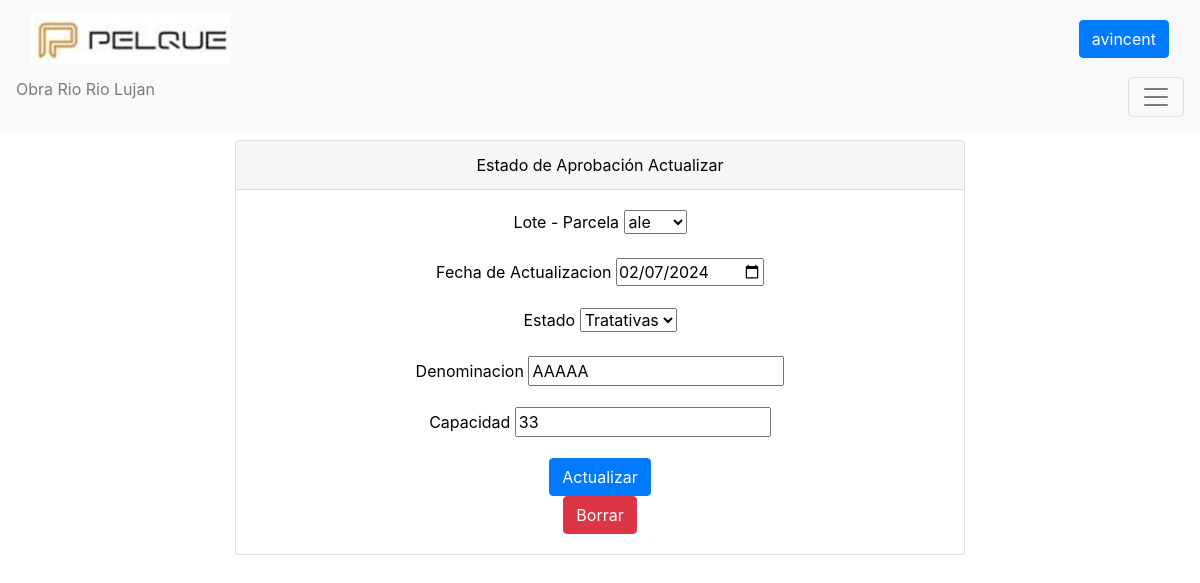
/RioLujan/update_Estado_De_Aprobacion/2/ (signed in), run on the app's committed database.
### RioLujan/models.py (models this page shows, shortened)
class Estado_De_Aprobacion(models.Model):
    lote= models.CharField(max_length=99, verbose_name="Lote - Parcela")
    actualizacion= models.DateField(verbose_name="Fecha de Actualizacion")
    estado= models.CharField(max_length=99, verbose_name="Estado")
    denominacion= models.CharField(max_length=99, verbose_name="Denominacion")
    capacidad= models.IntegerField(verbose_name="Capacidad")
    usuario = models.ForeignKey(User, on_delete=models.CASCADE, verbose_name="Ultima modificacion")

### RioLujan/views.py (the view)
# urls.py: path('update_Estado_De_Aprobacion/<int:estado_id>/', views.update_Estado_De_Aprobacion, name='update_Estado_De_Aprobacion'),
def update_Estado_De_Aprobacion (request, estado_id):
    Estado_De_Aprobacion_update = get_object_or_404(Estado_De_Aprobacion, id=estado_id)
    if request.method == "POST":
        formulario = RioLujan.forms.Estado_De_Aprobacion_Form(request.POST, request.FILES)
        if formulario.is_valid():
            info = formulario.cleaned_data
            Estado_De_Aprobacion_update.lote = info["lote"]
            Estado_De_Aprobacion_update.actualizacion = info["actualizacion"]
            Estado_De_Aprobacion_update.estado = info["estado"]
            Estado_De_Aprobacion_update.denominacion = info["denominacion"]
            Estado_De_Aprobacion_update.capacidad = info["capacidad"]
            Estado_De_Aprobacion_update.usuario=request.user
            Estado_De_Aprobacion_update.save()
            reseñas = Estado_De_Aprobacion.objects.all()
            return redirect('Estado_De_Aprobacion')
    else:
        formulario = RioLujan.forms.Estado_De_Aprobacion_Form(initial={
            "lote": Estado_De_Aprobacion_update.lote,
            "actualizacion": Estado_De_Aprobacion_update.actualizacion,
            "estado": Estado_De_Aprobacion_update.estado,
            "denominacion": Estado_De_Aprobacion_update.denominacion,
            "capacidad": Estado_De_Aprobacion_update.capacidad,
        })
    return render(request, "RioLujan/update_Estado_De_Aprobacion.html", {"form": formulario,'estado':Estado_De_Aprobacion_update})

### RioLujan/forms.py (shortened to what this page needs)
class Estado_De_Aprobacion_Form(forms.ModelForm):
    class Meta:
        model = Estado_De_Aprobacion
        fields = ['lote', 'actualizacion', 'estado', 'denominacion', 'capacidad']
        labels = {
            'lote': 'Lote - Parcela',
            'actualizacion': 'Fecha de Actualizacion',
            'estado': 'Estado',
            'denominacion': 'Denominacion',
            'capacidad': 'Capacidad'
        }
        widgets = {
            'actualizacion': forms.DateInput(attrs={'type': 'date'}),
            'estado': forms.Select(choices=[('Firmada', 'Firmada'), ('DPH', 'DPH'), ('Tratativas', 'Tratativas')]),
            'lote': forms.Select(choices=[(lote.lote, lote.lote) for lote in Lote.objects.all()])
        }

### RioLujan/templates/RioLujan/update_Estado_De_Aprobacion.html (shortened to what this page needs)
{% extends 'RioLujan/FormulariosPlantilla.html' %}
{% block formulario %}
<form action="" method="post"> {% csrf_token %}
    <div class="mb-3">
        <label for="lote" class="form-label" style="color: black;">Lote - Parcela</label>
        {{ form.lote }}
    </div>
    <div class="mb-3">
        <label for="actualizacion" class="form-label" style="color: black;">Fecha de Actualizacion</label>
        {{ form.actualizacion }}
    </div>
    <div class="mb-3">
        <label for="estado" class="form-label" style="color: black;">Estado</label>
        {{ form.estado }}
    </div>
    <div class="mb-3">
        <label for="denominacion" class="form-label" style="color: black;">Denominacion</label>
        {{ form.denominacion }}
    </div>
    <div class="mb-3">
        <label for="capacidad" class="form-label" style="color: black;">Capacidad</label>
        {{ form.capacidad }}
    </div>
    <button type="submit" class="btn btn-primary">Actualizar</button>
</form>
<form action="{% url 'delete_Estado_De_Aprobacion' estado.id %}" method="post">
    <button type="submit" class="btn btn-danger delete-button">Borrar</button>
</form>
{% endblock %}

### RioLujan/templates/RioLujan/FormulariosPlantilla.html (shortened to what this page needs)
<!DOCTYPE html>
<html lang="es">
    {% load static %}
    <head>
        <link href="https://cdn.jsdelivr.net/npm/bootstrap-icons@1.5.0/font/bootstrap-icons.css" rel="stylesheet" type="text/css" />
        <link href="{% static 'RioLujan/css/styles.css' %}"rel="stylesheet" />
        <link href="https://maxcdn.bootstrapcdn.com/bootstrap/4.5.2/css/bootstrap.min.css" rel="stylesheet">
    </head>
        <nav class="navbar navbar-light bg-light static-top fixed-top">
            <div class="container-fluid">
                <div class="navbar-brand">
                    <img src="{% static 'RioLujan/assets/img/logo.png' %}" alt="Logo" style="width: 200px; height: auto;">
                </div>
                {% if user.is_authenticated %}
                    <a class="btn btn-primary ml-auto">{{ request.user.username }}</a>
                {% else %}
                    <a class="btn btn-primary ml-auto" href="{% url 'iniciar_sesion' %}">Iniciar Sesión</a>
                {% endif %}
            </div>
            <p class="navbar-text">Obra Rio Rio Lujan</p>
            <button class="navbar-toggler ml-auto" type="button" data-toggle="collapse" data-target="#navbarNav"
            aria-controls="navbarNav" aria-expanded="false" aria-label="Toggle navigation">
            <span class="navbar-toggler-icon"></span>
             </button>
        </nav>
    <body>
        <div class="container mx-auto text-center main-content">
            <div class="row justify-content-center">
                <div class="col-md-8">
                    <div class="card">
                        <div class="card-header" style="color: black;">Estado de Aprobación Actualizar</div>
                        <div class="card-body">
                            {% block formulario %}
                            {% endblock %}
                        </div>
                    </div>
                </div>
            </div>
        </div>
    </body>
</html>

### RioLujan/templates/RioLujan/FormulariosPlantilla.html (style rules this page uses)
.main-content { margin-top: 40px; }

### data on the page
Estado_De_Aprobacion: lote "ale", actualizacion "02/07/2024", estado "Tratativas", denominacion "AAAAA", capacidad "33"

### other printed values
{{ request.user.username }} "avincent"
